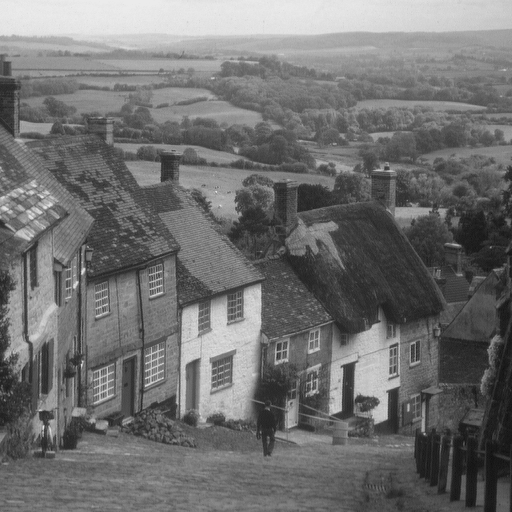
%> input picture 9sem/Steganography/lr1/goldhill.tif, 512 x 512 px
$ octave main.m   (GNU Octave 9; MATLAB toolbox functions it lacks are replaced by stand-ins)
%> lines starting %> are read from the running program, lines starting %| are printed output that depends on the picture; in (x1, y1, x2, y2) boxes, pixels count from 0 and x2, y2 are one past the last pixel; in counts of white or black regions, pixels touching at a corner belong together; the program's own positions count from 1
### 9sem/Steganography/lr1/lsbEmbed.m
function C_W = lsbEmbed(C, W, layer)
  tmp = bitget(C, layer);
  tmp = bitxor(tmp, W);
  C_W = bitset(C, layer, tmp);
end

### 9sem/Steganography/lr1/lsbExtract.m
function W_R = lsbExtract(C_W, C, layer)
  tmp = bitxor(C_W, C);
  W_R = bitget(tmp, layer);
end

### 9sem/Steganography/lr1/printTwoImages.m
function printTwoImages(figureTitle, image1, image2, title1, title2)
  figure('Name', figureTitle, 'NumberTitle', 'off');
  subplot(1, 2, 1); imshow(image1); title(title1);
  subplot(1, 2, 2); imshow(image2); title(title2);
end

### 9sem/Steganography/lr1/qimExtract.m
function W_R = qimExtract(C_W, delta)
  tmp = rem(C_W, 2*delta);
  [a b] = size(C_W);
  W_R = zeros(a, b);
  W_R(tmp >= delta) = 1;
end

### 9sem/Steganography/lr1/main.m
clc;
clear;
close all;

layer = 3;
delta = 8;

C = imread('goldhill.tif');
%> C is the input picture: size 512x512 uint8; min 16, max 235, mean 112.2
W = imread('ornament.tif');
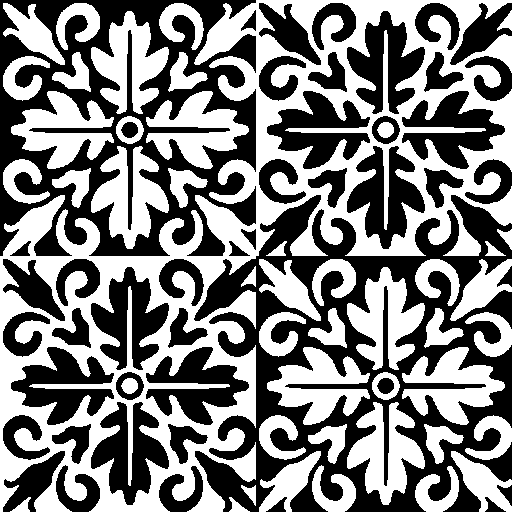
%> input picture 9sem/Steganography/lr1/ornament.tif, 512 x 512 px
%> W is the input picture: size 512x512 uint8; 50% white; 46 white regions, largest, box (x1, y1, x2, y2) and area: (0, 0, 512, 512) 71134, (91, 146, 169, 249) 3959, (347, 402, 425, 505) 3959
printTwoImages('Исходные данные', C, W, 'Изначальное изображение', 'Встраиваемое изображение');

% СВИ-1
C_W = lsbEmbed(C, W, layer);
%> in lsbEmbed, `tmp = bitget(C, layer);`:
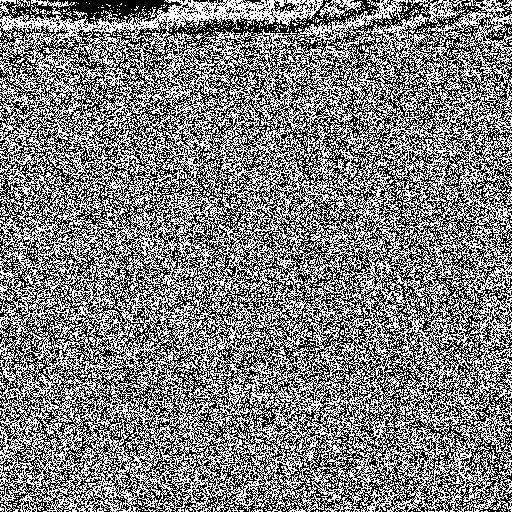
%> tmp: size 512x512 logical; 50% white in thin lines or dots
W_R = lsbExtract(C_W, C, layer);
%> in lsbExtract, `tmp = bitxor(C_W, C);`:
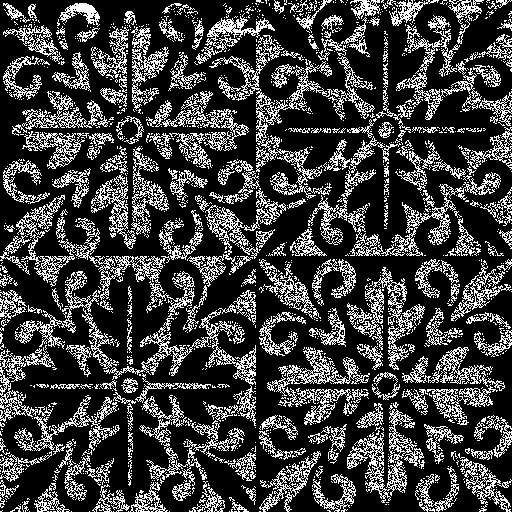
%> tmp: size 512x512 uint8; values 0 (black) and 4 (white), 24.9% white in thin lines or dots
%> in lsbExtract, `W_R = bitget(tmp, layer);`: W_R: size 512x512 logical; 24.9% white in thin lines or dots
printTwoImages('СВИ-1', C_W, W_R, 'Изображение со встроенной картинкой', 'Восстановленное изображение');

% СВИ-4
noise = randi(delta - 1, size(C));;
C_W = floor(double(C)./(2*delta)).*(2*delta) + double(W).*delta + noise;
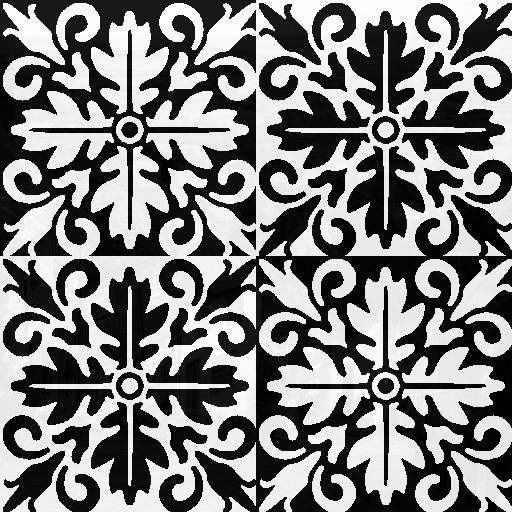
%> C_W: size 512x512 double; min 17, max 2271, mean 1128.7; drawn with min black and max white
W_R = C_W - noise - floor(double(C)./(2*delta)).*(2*delta);
W_R = W_R*255/delta;
printTwoImages('СВИ-4', uint8(C_W), uint8(W_R), 'Изображение со встроенной картинкой', 'Восстановленное изображение');
%> call 3 of printTwoImages, with figureTitle = 'СВИ-4', title2 = 'Восстановленное изображение'
%> in printTwoImages (call 3), `imshow(image1)`:
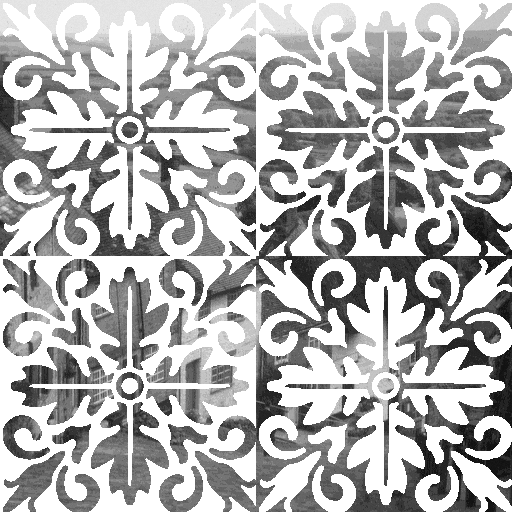
%> displayed picture: size 512x512, on the screen's scale of 0 to 255; min 17, max 255, mean 182.1

W_R_another1 = C_W - noise;
W_R_another1 = W_R_another1 / delta;
W_R_another1 = rem(W_R_another1, 2);

W_R_another2 = qimExtract(C_W, delta);
%> in qimExtract, `tmp = rem(C_W, 2*delta);`:
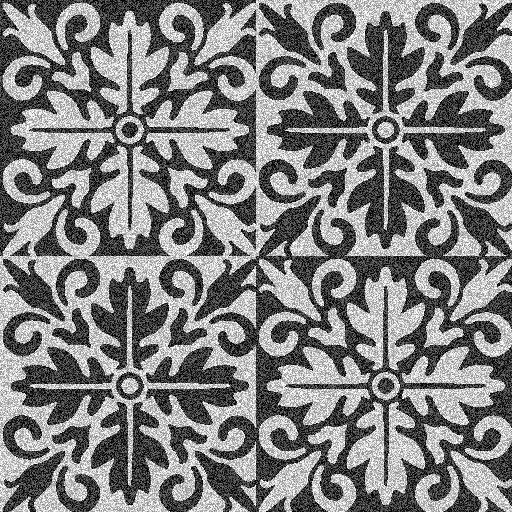
%> tmp: size 512x512 double; min 1, max 15, mean 8; drawn with min black and max white

printTwoImages('СВИ-4 (другие варианты восстановления)', uint8(W_R_another1*255), uint8(W_R_another2*255), 'Another1', 'Another2');

clear;
